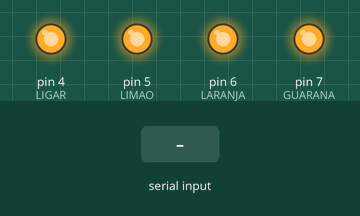
Simulated run of this sketch. Board: Arduino Uno, built with avr-gcc and run on an emulated ATmega328P. Shown: output pins drawn as LEDs (lit = HIGH). Inputs (shaded band) come from the test bench.

Above: at 1.2 s.
1.3 s: "2" received over Serial
At 1.8 s:
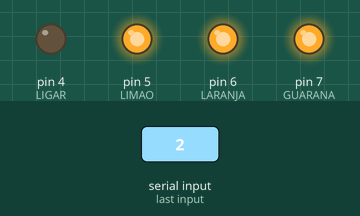
2.8 s: "3" received over Serial
At 4.1 s:
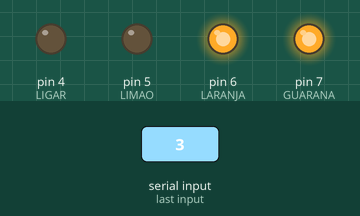
Timing chart, 0 to 10.3 s (numbered marks = the images above; inputs shaded):
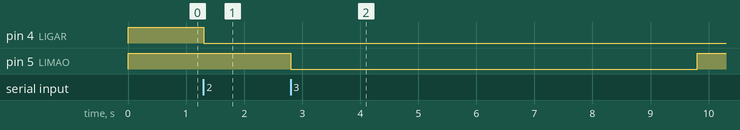

The sketch:

PROG_ARDUINO.ino
```cpp
// CODIGO EM CC Criado POR NERDKINGTEAM
// VISITE: nerdking.net.br
// youtube.com/nerdkingteam
// Criador, Bruno de Holanda Rodrigues

int LIGAR = 4;//pino que voce ligou o rele 1
int LIMAO = 5;//pino que voce ligou o rele 2
int LARANJA = 6;//pino que voce ligou o rele 1
int GUARANA = 7;//pino que voce ligou o rele 2
int enviou = 0;

void setup()   {
pinMode(LIGAR, OUTPUT); //Configura o rele para ser uma saida
digitalWrite(LIGAR, HIGH);//Faz com que o rele seja desativado assim que o programa inicia
pinMode(LIMAO, OUTPUT); //Configura o rele para ser uma saida
digitalWrite(LIMAO, HIGH);//Faz com que o rele seja desativado assim que o programa inicia
pinMode(LARANJA, OUTPUT); //Configura o rele para ser uma saida
digitalWrite(LARANJA, HIGH);//Faz com que o rele seja desativado assim que o programa inicia
pinMode(GUARANA, OUTPUT); //Configura o rele para ser uma saida
digitalWrite(GUARANA, HIGH);//Faz com que o rele seja desativado assim que o programa inicia
Serial.begin(9600);//Inicia a porta serial
}

void loop(){
char c = Serial.read();
if (c == '2'){ //comando vindo do APP
digitalWrite(LIGAR, LOW);//Aciona Rele
}

if (c == '3'){ //comando vindo do APP
digitalWrite(LIMAO, LOW);//Aciona Rele
delay(7000); //Tempo que o rele fica acionado
digitalWrite(LIMAO, HIGH); //Desativa o Rele
}
if (c == '4'){ //comando vindo do APP
digitalWrite(LARANJA, LOW);//Aciona Rele
delay(7000); //Tempo que o rele fica acionado
digitalWrite(LARANJA, HIGH); //Desativa o Rele
}
if (c == '5'){ //comando vindo do APP
digitalWrite(GUARANA, LOW);//Aciona Rele
delay(7000); //Tempo que o rele fica acionado
digitalWrite(GUARANA, HIGH); //Desativa o Rele
}
}
```

Measured:
- after the input at 1.3 s, pin 4 (LIGAR): HIGH → LOW at once
- after the input at 2.8 s, pin 5 (LIMAO): HIGH → LOW at once, → HIGH 7.0 s later
